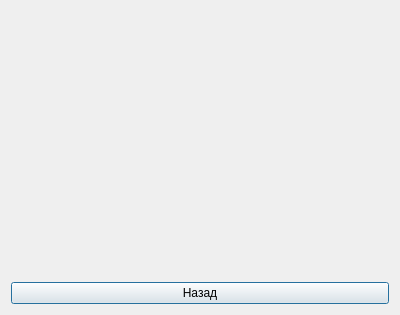
<?xml version="1.0" encoding="UTF-8"?>
<ui version="4.0">
 <class>Logi</class>
 <widget class="QDialog" name="Logi">
  <property name="geometry">
   <rect>
    <x>0</x>
    <y>0</y>
    <width>400</width>
    <height>315</height>
   </rect>
  </property>
  <property name="windowTitle">
   <string>Dialog</string>
  </property>
  <layout class="QVBoxLayout" name="verticalLayout">
   <item>
    <widget class="QLabel" name="label">
     <property name="text">
      <string/>
     </property>
    </widget>
   </item>
   <item>
    <widget class="QPushButton" name="back">
     <property name="text">
      <string>Назад</string>
     </property>
    </widget>
   </item>
  </layout>
 </widget>
 <resources/>
 <connections/>
</ui>
